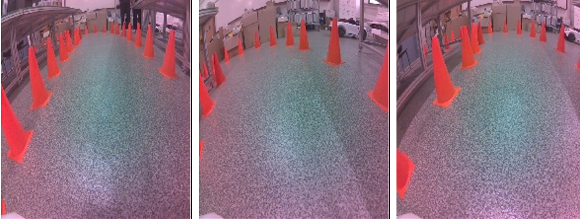
#> input picture docs/original_2024/Screenshot_2023-11-02_at_3.43.33_PM.png, 580 x 219 px, found by its file name
$ python make_sim_vs_real.py --out assets/sim_vs_2024.jpg
#> lines starting #> are read from the running program, lines starting #| are printed output that depends on the picture
### jdp/scene.py
"""MuJoCo scene for one track: terrazzo floor, orange cones, room walls, and a kinematic car
(mocap body) carrying the camera and a sliver of white hood, matching the 2024 frames.

Nothing here collides: the car is placed kinematically each step and failure is checked
geometrically, so every geom sets contype/conaffinity to 0 explicitly.
"""
import os
import math
import xml.etree.ElementTree as ET
import numpy as np
from PIL import Image

from .config import CAM, TRACK
from .camera import Fisheye

ASSET_DIR = os.path.join(os.path.dirname(__file__), "_assets")
STOP_H, STOP_HALF = 0.45, 0.15  # kid-scale sign: 30 cm board centred at cone height
NOCOLLIDE = {"contype": "0", "conaffinity": "0"}


def _terrazzo(path, seed=0, size=512):
    """Speckled grey floor, like the hallway in the 2024 frames."""
    if os.path.exists(path):
        return
    rng = np.random.default_rng(seed)
    img = np.full((size, size, 3), (120, 128, 130), np.float32) + rng.normal(0, 10, (size, size, 1))
    for colour, frac in [((240, 240, 240), 0.16), ((40, 40, 45), 0.14),
                         ((90, 140, 140), 0.08), ((190, 150, 150), 0.06)]:
        mask = rng.random((size, size)) < frac
        img[mask] = colour
    img = np.clip(img, 0, 255).astype(np.uint8)
    tmp = f"{path}.{os.getpid()}.png"  # atomic: parallel eval workers may build the same texture
    Image.fromarray(img).save(tmp)
    os.replace(tmp, path)


def _cone_mesh(radius=0.12, height=0.45, n=16):
    ring = [(radius * math.cos(2 * math.pi * k / n), radius * math.sin(2 * math.pi * k / n), 0.03)
            for k in range(n)]
    verts = ring + [(0.0, 0.0, height)]
    return " ".join(f"{a:.4f} {b:.4f} {c:.4f}" for a, b, c in verts)


def build_xml(track, stop_boards=(), rng=None, floor_seed=0):
    """stop_boards: iterable of (x, y, yaw) for stop-sign boards (Phase 2).
    floor_seed: which speckle pattern tiles the floor. Every collected frame uses 0; other
    seeds give a floor the network has never seen (used to test mirror detection)."""
    rng = rng or np.random.default_rng(track.seed)
    os.makedirs(ASSET_DIR, exist_ok=True)
    floor_png = os.path.join(ASSET_DIR, "terrazzo.png" if floor_seed == 0 else f"terrazzo_{floor_seed}.png")
    _terrazzo(floor_png, seed=floor_seed)
    fish = Fisheye()

    root = ET.Element("mujoco", model=f"corridor_{track.seed}")
    ET.SubElement(root, "compiler", angle="radian")
    # znear/zfar are scaled by stat.extent; pin extent so near-floor pixels aren't clipped.
    ET.SubElement(root, "statistic", extent="1", center="0 0 0.3")
    vis = ET.SubElement(root, "visual")
    ET.SubElement(vis, "global", offwidth=str(CAM.render), offheight=str(CAM.render))
    ET.SubElement(vis, "quality", shadowsize="2048", offsamples="4")
    amb = rng.uniform(0.15, 0.35)
    ET.SubElement(vis, "headlight", ambient=f"{amb:.2f} {amb:.2f} {amb:.2f}",
                  diffuse="0.3 0.3 0.3", specular="0 0 0")
    ET.SubElement(vis, "map", znear="0.02", zfar="100")

    asset = ET.SubElement(root, "asset")
    ET.SubElement(asset, "texture", name="floor", type="2d", file=floor_png)
    ET.SubElement(asset, "material", name="floor", texture="floor", texrepeat="1.2 1.2",
                  texuniform="true", reflectance="0.05")
    ET.SubElement(asset, "texture", name="sky", type="skybox", builtin="gradient",
                  rgb1="0.9 0.9 0.92", rgb2="0.6 0.6 0.62", width="64", height="64")
    ET.SubElement(asset, "mesh", name="cone", vertex=_cone_mesh())
    ET.SubElement(asset, "material", name="cone", rgba="1.0 0.33 0.12 1", specular="0.3")
    ET.SubElement(asset, "material", name="hood", rgba="0.95 0.95 0.95 1", specular="0.2")

    world = ET.SubElement(root, "worldbody")
    lo, hi = track.xy.min(0) - 4.0, track.xy.max(0) + 4.0
    centre, half = (lo + hi) / 2, (hi - lo) / 2
    ET.SubElement(world, "geom", name="floor", type="plane", material="floor",
                  pos=f"{centre[0]:.3f} {centre[1]:.3f} 0",
                  size=f"{half[0]:.3f} {half[1]:.3f} 0.1", **NOCOLLIDE)

    # Directional light with randomised direction/strength: the hallway had a skylight glare.
    d = rng.normal(0, 0.4, 2)
    lum = rng.uniform(0.3, 0.6)
    ET.SubElement(world, "light", directional="true", castshadow="true",
                  dir=f"{d[0]:.2f} {d[1]:.2f} -1", diffuse=f"{lum:.2f} {lum:.2f} {lum:.2f}")

    for k, (x, y) in enumerate(track.cone_positions()):
        ET.SubElement(world, "geom", name=f"cone{k}", type="mesh", mesh="cone", material="cone",
                      pos=f"{x:.3f} {y:.3f} 0", **NOCOLLIDE)
        ET.SubElement(world, "geom", type="box", material="cone", size="0.16 0.16 0.015",
                      pos=f"{x:.3f} {y:.3f} 0.015", **NOCOLLIDE)

    # Room walls and clutter (the boxes and shelving behind the cones in 2024).
    wall_rgb = rng.uniform(0.7, 0.9, 3)
    for (px, py, sx, sy) in [(centre[0], hi[1], half[0], 0.05), (centre[0], lo[1], half[0], 0.05),
                             (hi[0], centre[1], 0.05, half[1]), (lo[0], centre[1], 0.05, half[1])]:
        ET.SubElement(world, "geom", type="box", size=f"{sx:.2f} {sy:.2f} 1.5",
                      pos=f"{px:.2f} {py:.2f} 1.5", rgba=_rgba(wall_rgb), **NOCOLLIDE)
    for _ in range(40):
        side = rng.integers(4)
        t = rng.uniform(-1, 1)
        px, py = [(centre[0] + t * half[0], hi[1] - 0.5), (centre[0] + t * half[0], lo[1] + 0.5),
                  (hi[0] - 0.5, centre[1] + t * half[1]), (lo[0] + 0.5, centre[1] + t * half[1])][side]
        s = rng.uniform(0.2, 0.6, 3)
        ET.SubElement(world, "geom", type="box", size=f"{s[0]:.2f} {s[1]:.2f} {s[2]:.2f}",
                      pos=f"{px:.2f} {py:.2f} {s[2]:.2f}",
                      rgba=_rgba(rng.uniform(0.35, 0.85) * np.array([1.0, 0.85, 0.65])), **NOCOLLIDE)

    for k, (x, y, yaw) in enumerate(stop_boards):
        _stop_board(world, asset, k, x, y, yaw)

    car = ET.SubElement(world, "body", name="car", mocap="true", pos="0 0 0")
    p = math.radians(CAM.pitch_deg)
    ET.SubElement(car, "camera", name="cam", pos=f"{CAM.forward} 0 {CAM.height}",
                  xyaxes=f"0 -1 0 {math.sin(p):.5f} 0 {math.cos(p):.5f}",
                  fovy=f"{fish.render_fovy:.3f}")
    # Hood: only its leading edge is visible along the bottom of the frame.
    hood_top = CAM.height - 0.30
    ET.SubElement(car, "geom", type="box", material="hood", size="0.30 0.32 0.02",
                  pos=f"{CAM.forward - 0.27:.3f} 0 {hood_top - 0.02:.3f}", **NOCOLLIDE)
    ET.SubElement(car, "geom", type="box", rgba="0.15 0.15 0.15 1", size="0.01 0.05 0.004",
                  pos=f"{CAM.forward + 0.02:.3f} 0 {hood_top + 0.004:.3f}", **NOCOLLIDE)

    return ET.tostring(root, encoding="unicode")


# [34 lines left out: functions _stop_board, _draw_stop, not called in this run]


def _rgba(rgb):
    return f"{rgb[0]:.3f} {rgb[1]:.3f} {rgb[2]:.3f} 1"

### jdp/sim.py
"""One corridor, one renderer, one car: render frames and run closed-loop episodes."""
import os
import math
import numpy as np

os.environ.setdefault("MUJOCO_GL", "glfw" if os.uname().sysname == "Darwin" else "egl")
import mujoco  # noqa: E402

from .camera import Fisheye  # noqa: E402
from .car import Car  # noqa: E402
from .config import CAM, TRACK, DT  # noqa: E402
from .scene import build_xml  # noqa: E402


class Look:
    """Per-episode image-space randomisation: the 2024 camera had a strong pink/magenta
    cast (IMX219 without an IR-cut filter), soft focus and sensor noise."""

    # [16 lines left out: functions __init__, __call__, not called in this run]


class Sim:
    def __init__(self, track, stop_boards=(), look_seed=None, randomise=True, floor_seed=0):
        self.track = track
        self.model = mujoco.MjModel.from_xml_string(build_xml(track, stop_boards, floor_seed=floor_seed))
        self.data = mujoco.MjData(self.model)
        self.renderer = mujoco.Renderer(self.model, CAM.render, CAM.render)
        self.cam_id = mujoco.mj_name2id(self.model, mujoco.mjtObj.mjOBJ_CAMERA, "cam")
        self.fish = Fisheye()
        self.look = Look(np.random.default_rng(track.seed if look_seed is None else look_seed),
                         enabled=randomise)

    def close(self):
        self.renderer.close()

    # [113 lines left out: functions set_pose, render, render_topdown, run_episode, _metrics, _hysteresis_crossings, not called in this run]

### jdp/camera.py
"""160-degree IMX219 fisheye, modelled as an equidistant lens on a 4:3 sensor that
jetbot.Camera squashes to 224x224.

MuJoCo only renders pinhole images, so we render a wide square pinhole view and
remap it. `project` is the analytic forward model; the expert uses it to turn a
3D target into the pixel a human would have clicked. Same model both ways, so
labels and pixels agree by construction (tests/test_camera.py checks it).

Camera frame is MuJoCo's: x right, y up, looking down -z.
"""
import math
import numpy as np
import cv2

from .config import CAM


class Fisheye:
    def __init__(self, cfg=CAM):
        self.cfg = cfg
        half_diag = math.hypot(cfg.sensor_w, cfg.sensor_h) / 2
        self.theta_max = math.radians(cfg.diag_fov_deg / 2)
        self.f = half_diag / self.theta_max  # sensor units per radian
        # Smallest square pinhole that covers the fisheye's corner rays.
        phi_c = math.atan2(cfg.sensor_h, cfg.sensor_w)
        t = math.tan(self.theta_max)
        self.tan_alpha = max(t * math.cos(phi_c), t * math.sin(phi_c)) * 1.01
        self.render_fovy = 2 * math.degrees(math.atan(self.tan_alpha))
        self.map_x, self.map_y = self._build_map()
        self._build_pyramid_weights()

    def _sensor_of_pixel(self, u, v):
        c = self.cfg
        sx = (u + 0.5) / c.out * c.sensor_w - c.sensor_w / 2
        sy = c.sensor_h / 2 - (v + 0.5) / c.out * c.sensor_h
        return sx, sy

    def _build_map(self):
        c = self.cfg
        u, v = np.meshgrid(np.arange(c.out, dtype=np.float64), np.arange(c.out, dtype=np.float64))
        sx, sy = self._sensor_of_pixel(u, v)
        theta = np.hypot(sx, sy) / self.f
        phi = np.arctan2(sy, sx)
        # pinhole plane coordinates, tan(theta) along the azimuth
        px = np.tan(theta) * np.cos(phi)
        py = np.tan(theta) * np.sin(phi)
        half = c.render / 2
        mx = half + px / self.tan_alpha * half - 0.5
        my = half - py / self.tan_alpha * half - 0.5
        return mx.astype(np.float32), my.astype(np.float32)

    def _build_pyramid_weights(self, levels=3):
        """Near the fisheye edge one output pixel spans ~5 pinhole pixels, which aliases the
        floor speckle. Sample from a Gaussian pyramid level matched to the local footprint."""
        gy_x, gx_x = np.gradient(self.map_x)
        gy_y, gx_y = np.gradient(self.map_y)
        footprint = np.sqrt(np.abs(gx_x * gy_y - gy_x * gx_y))
        lvl = np.clip(np.log2(np.maximum(footprint, 1.0)), 0, levels - 1)
        self.levels = levels
        # Levels are 2x2 box averages (see remap), so level-k pixel i covers source pixels
        # [i*2^k, (i+1)*2^k) and its centre sits at (i + 0.5) * 2^k - 0.5.
        self.level_maps = [((self.map_x + 0.5) / 2 ** k - 0.5, (self.map_y + 0.5) / 2 ** k - 0.5)
                           for k in range(levels)]
        w = np.stack([np.clip(1 - np.abs(lvl - k), 0, 1) for k in range(levels)])
        self.level_w = (w / w.sum(0, keepdims=True)).astype(np.float32)[..., None]

    # [39 lines left out: functions remap, project, cam_pose_world, not called in this run]


def world_to_cam(points, car_pose, cfg=CAM):
    pos, R = cam_pose_world(car_pose, cfg)
    return (np.asarray(points, dtype=np.float64) - pos) @ R

### jdp/track.py
"""Seeded cone corridors: straights and left/right arcs, like the 2024 hallway course.

A track is an open corridor, not a loop, so left and right turns can be mixed freely.
Curvature is piecewise constant, then smoothed over 0.5 m so the path has no kinks.
"""
import math
import numpy as np
from scipy.spatial import cKDTree

from .config import TRACK

SEG_P = (0.34, 0.33, 0.33)  # straight, left, right


class Track:
    def __init__(self, seed, length=TRACK.length, cfg=TRACK):
        self.seed = seed
        self.cfg = cfg
        rng = np.random.default_rng(seed)
        for _ in range(200):
            kappa = _curvature_profile(rng, length, cfg.ds)
            xy, heading = _integrate(kappa, cfg.ds)
            if not _self_intersects(xy, cfg):
                break
        else:
            raise RuntimeError(f"track seed {seed}: no non-intersecting layout in 200 tries")
        self.kappa = kappa
        self.xy = xy
        self.heading = heading
        self.s = np.arange(len(kappa)) * cfg.ds
        self.length = float(self.s[-1])
        self._tree = cKDTree(xy)

    # [18 lines left out: functions reversed, pose_at, not called in this run]

    def index(self, s):
        return int(np.clip(round(s / self.cfg.ds), 0, len(self.s) - 1))

    # [13 lines left out: function locate, not called in this run]

    def mean_curvature_ahead(self, s, dist):
        i0, i1 = self.index(s), self.index(s + dist)
        return float(self.kappa[i0:i1 + 1].mean())

    def edges(self):
        """Left and right cone lines as polylines."""
        n = np.stack([-np.sin(self.heading), np.cos(self.heading)], axis=1)
        w = self.cfg.half_width
        return self.xy + w * n, self.xy - w * n

    def cone_positions(self):
        out = []
        for edge in self.edges():
            seg = np.linalg.norm(np.diff(edge, axis=0), axis=1)
            arc = np.concatenate([[0.0], np.cumsum(seg)])
            for a in np.arange(0.0, arc[-1], self.cfg.cone_spacing):
                j = int(np.searchsorted(arc, a))
                out.append(edge[min(j, len(edge) - 1)])
        return np.array(out)


def _curvature_profile(rng, length, ds):
    kappa = []
    while len(kappa) * ds < length:
        kind = rng.choice(3, p=SEG_P)
        if kind == 0:
            seg_len = rng.uniform(1.5, 5.0)
            k = 0.0
        else:
            radius = rng.uniform(2.2, 5.0)
            angle = rng.uniform(35, 110) * math.pi / 180
            seg_len = radius * angle
            k = (1.0 if kind == 1 else -1.0) / radius
        kappa += [k] * max(1, int(seg_len / ds))
    kappa = np.array(kappa[: int(length / ds)])
    lead = int(1.5 / ds)  # every track starts with a 1.5 m straight
    kappa = np.concatenate([np.zeros(lead), kappa])
    w = int(0.5 / ds)
    return np.convolve(np.pad(kappa, w, mode="edge"), np.ones(w) / w, mode="same")[w:-w]


def _integrate(kappa, ds):
    heading = np.concatenate([[0.0], np.cumsum(kappa[:-1] * ds)])
    xy = np.zeros((len(kappa), 2))
    xy[1:, 0] = np.cumsum(np.cos(heading[:-1]) * ds)
    xy[1:, 1] = np.cumsum(np.sin(heading[:-1]) * ds)
    return xy, _wrap(heading)


def _self_intersects(xy, cfg):
    """Corridor must keep its width away from any part of itself more than 4 m along the path."""
    tree = cKDTree(xy)
    clearance = 2 * cfg.half_width + 0.6
    gap = int(4.0 / cfg.ds)
    for i, j in tree.query_pairs(clearance):
        if abs(i - j) > gap:
            return True
    return False


def _wrap(a):
    return (np.asarray(a) + math.pi) % (2 * math.pi) - math.pi

### scripts/make_sim_vs_real.py
"""Real frames from the 2024 car (top) above simulator frames (bottom), same 224x224 size.

  python scripts/make_sim_vs_real.py --out assets/sim_vs_2024.jpg
"""
import argparse
import os
import sys

import numpy as np
from PIL import Image, ImageDraw

sys.path.insert(0, os.path.dirname(os.path.dirname(os.path.abspath(__file__))))
from jdp.sim import Sim  # noqa: E402
from jdp.track import Track  # noqa: E402


def main():
    ap = argparse.ArgumentParser()
    ap.add_argument("--out", default="assets/sim_vs_2024.jpg")
    ap.add_argument("--tile", type=int, default=224)
    a = ap.parse_args()
    strip = Image.open("docs/original_2024/Screenshot_2023-11-02_at_3.43.33_PM.png").convert("RGB")
    w, h = strip.size
#> w = 580; h = 219
    real = [strip.crop((k * w // 3, 0, (k + 1) * w // 3, h)).resize((a.tile, a.tile), Image.BILINEAR) for k in range(3)]
#> real = 3 items
    sim_frames = []
    for seed, s, lat in ((1000, 3.0, 0.1), (1003, 12.0, -0.15), (1007, 20.0, 0.2)):
        tr = Track(seed)
        sim = Sim(tr, look_seed=seed)
        sim_frames.append(Image.fromarray(sim.render(tr.pose_at(s, lateral=lat))).resize((a.tile, a.tile)))
        sim.close()
#> this loop made 1 pass
#> pass 1, in _terrazzo, `Image.fromarray(img).save(tmp)`:
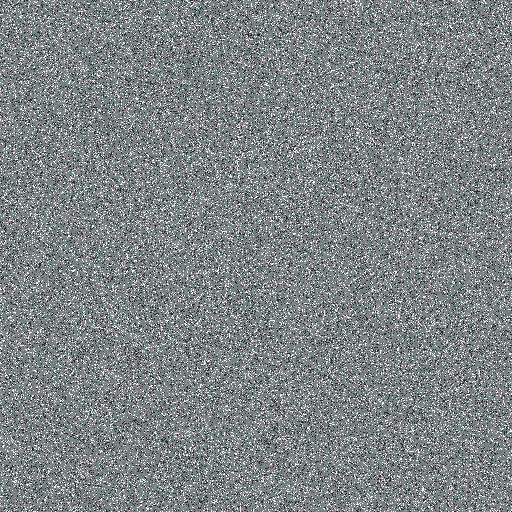
#> saved as terrazzo.png.457.png: PIL image 512x512 RGB; mean R, G, B 126.3, 132.6, 134.4
    gap, lab = 6, 22
    W = 3 * a.tile + 2 * gap
    out = Image.new("RGB", (W, 2 * (a.tile + lab) + gap), (252, 252, 251))
    d = ImageDraw.Draw(out)
    for row, (frames, text) in enumerate(((real, "the 2024 car's camera"), (sim_frames, "the simulator"))):
        y = row * (a.tile + lab + gap)
        d.text((2, y + 5), text, fill=(82, 81, 78))
        for k, f in enumerate(frames):
            out.paste(f, (k * (a.tile + gap), y + lab))
    out.save(a.out, quality=85, optimize=True)
    print(f"wrote {a.out} {out.size} {os.path.getsize(a.out) / 1e3:.0f} KB")


if __name__ == "__main__":
    main()
#> (the call stopped at in __init__, `self.model = mujoco.MjModel.from_xml_string(build_xml(track, stop_boar..`: mujoco is not available in this run)
